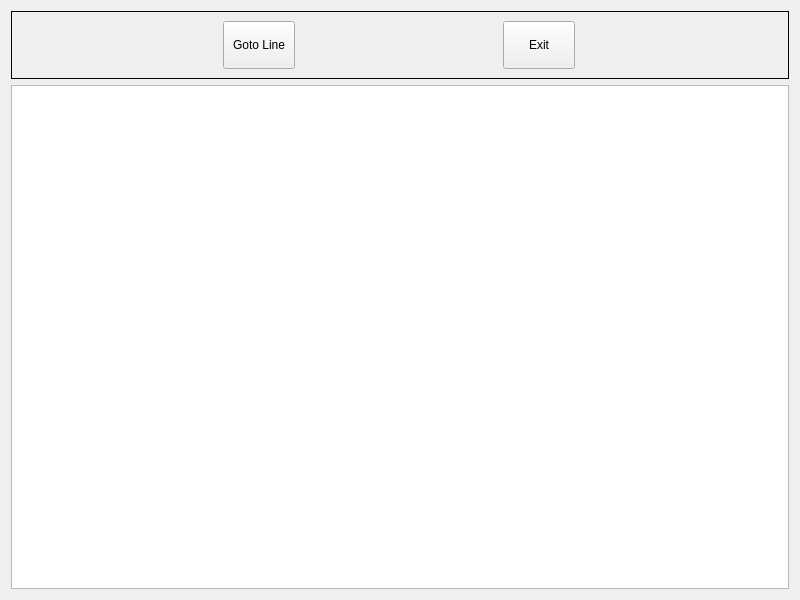
<?xml version="1.0" encoding="UTF-8"?>
<ui version="4.0">
 <class>cteErrorList</class>
 <widget class="QDialog" name="cteErrorList">
  <property name="geometry">
   <rect>
    <x>0</x>
    <y>0</y>
    <width>800</width>
    <height>600</height>
   </rect>
  </property>
  <property name="windowTitle">
   <string>Dialog</string>
  </property>
  <layout class="QVBoxLayout" name="verticalLayout">
   <item>
    <widget class="QFrame" name="fraBottoni">
     <property name="frameShape">
      <enum>QFrame::Box</enum>
     </property>
     <property name="frameShadow">
      <enum>QFrame::Plain</enum>
     </property>
     <layout class="QHBoxLayout" name="horizontalLayout_3">
      <item>
       <widget class="QPushButton" name="cmdLine">
        <property name="minimumSize">
         <size>
          <width>72</width>
          <height>48</height>
         </size>
        </property>
        <property name="maximumSize">
         <size>
          <width>72</width>
          <height>48</height>
         </size>
        </property>
        <property name="font">
         <font>
          <family>MS Shell Dlg 2</family>
         </font>
        </property>
        <property name="text">
         <string>Goto Line</string>
        </property>
        <property name="checkable">
         <bool>false</bool>
        </property>
        <property name="autoDefault">
         <bool>false</bool>
        </property>
       </widget>
      </item>
      <item>
       <widget class="QPushButton" name="cmdExit">
        <property name="minimumSize">
         <size>
          <width>72</width>
          <height>48</height>
         </size>
        </property>
        <property name="maximumSize">
         <size>
          <width>72</width>
          <height>48</height>
         </size>
        </property>
        <property name="font">
         <font>
          <family>MS Shell Dlg 2</family>
         </font>
        </property>
        <property name="text">
         <string>Exit</string>
        </property>
        <property name="checkable">
         <bool>false</bool>
        </property>
        <property name="autoDefault">
         <bool>false</bool>
        </property>
       </widget>
      </item>
     </layout>
    </widget>
   </item>
   <item>
    <widget class="QTableWidget" name="tblErrors">
     <property name="font">
      <font>
       <family>MS Shell Dlg 2</family>
       <pointsize>8</pointsize>
      </font>
     </property>
    </widget>
   </item>
  </layout>
 </widget>
 <resources/>
 <connections/>
</ui>
